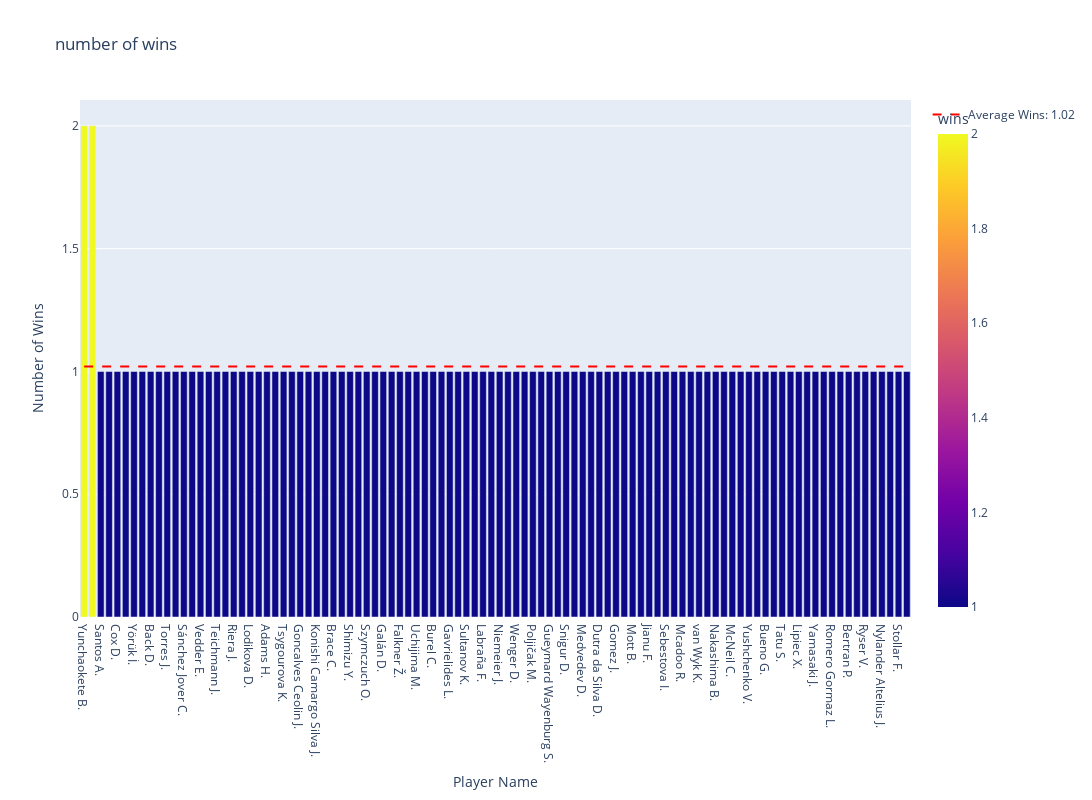

Source (notebook cell):
### Code cell
top_100_Player =win_counts.sort_values(by='wins', ascending=False).head(100)
top_100_Player_mean =top_100_Player['wins'].mean()

# Create a bar plot
fig = px.bar(
    top_100_Player,
    x='name',
    y='wins',
    color='wins',
    title='number of wins',
    labels={'name': 'Name', 'win_counts': 'Count of win'},
    height=800,
    width=1700
)
# Add a line representing the average breaks of serve per match
fig.add_trace(go.Scatter(
    x=top_100_Player['name'],
    y=[top_100_Player_mean] * len(top_100_Player),
    mode='lines',
    name=f'Average Wins: {top_100_Player_mean}',
    line=dict(color='red', dash='dash')
))

# Update layout for better visualization
fig.update_layout(
    xaxis_title='Player Name',
    yaxis_title='Number of Wins',
    barmode='group'
)



# Show the figure
fig.show()

### Figure 1 — Plotly figure (JSON) as saved in the notebook; plotly's stock layout.template omitted (floating-point values rounded to 4 significant figures)
{"data": [{"alignmentgroup": "True", "hovertemplate": "Name=%{x}<br>wins=%{marker.color}<extra></extra>", "legendgroup": "", "marker": {"color": [2, 2, 1, 1, 1, 1, 1, 1, 1, 1, 1, 1, 1, 1, 1, 1, 1, 1, 1, 1, 1, 1, 1, 1, 1, 1, 1, 1, 1, 1, 1, 1, 1, 1, 1, 1, 1, 1, 1, 1, 1, 1, 1, 1, 1, 1, 1, 1, 1, 1, 1, 1, 1, 1, 1, 1, 1, 1, 1, 1, 1, 1, 1, 1, 1, 1, 1, 1, 1, 1, 1, 1, 1, 1, 1, 1, 1, 1, 1, 1, 1, 1, 1, 1, 1, 1, 1, 1, 1, 1, 1, 1, 1, 1, 1, 1, 1, 1, 1, 1], "coloraxis": "coloraxis", "pattern": {"shape": ""}}, "name": "", "offsetgroup": "", "orientation": "v", "showlegend": false, "textposition": "auto", "type": "bar", "x": ["Yunchaokete B.", "Bu. Y", "Santos A.", "Eraydın B.", "Cox D.", "Babos T.", "Yörük İ.", "Ramos-Viñolas A.", "Back D.", "Paszek T.", "Torres J.", "Osorio C.", "Sánchez Jover C.", "Navone M.", "Vedder E.", "Herrmann S.", "Teichmann J.", "Urhobo A.", "Riera J.", "Tabilo A.", "Lodikova D.", "Brancaccio N.", "Adams H.", "Von Deichmann K.", "Tsygourova K.", "Cross K.", "Goncalves Ceolin J.", "Kumasaka T.", "Konishi Camargo Silva J.", "Damas M.", "Brace C.", "Cornet A.", "Shimizu Y.", "Daniel T.", "Szymczuch O.", "Malõgina E.", "Galán D.", "Sanchez Izquierdo N.", "Falkner Ž.", "Hontama M.", "Uchijima M.", "Ferrari G.", "Burel C.", "Adkar V.", "Gavrielides L.", "Delai M.", "Sultanov K.", "Pfeifer L.", "Labraña F.", "Bielinskyi V.", "Niemeier J.", "Krueger A.", "Wenger D.", "Herazo González M.", "Poljičak M.", "Rubio Fierros A.", "Gueymard Wayenburg S.", "Escobedo E.", "Snigur D.", "Strombachs R.", "Medvedev D.", "Alves M.", "Dutra da Silva D.", "Van Emburgh J.", "Gomez J.", "Hoyos Franco A.", "Mott B.", "Monroy Y.", "Jianu F.", "Shimizu E.", "Sebestova I.", "Matsuda K.", "Mcadoo R.", "Kartal S.", "van Wyk K.", "Boisson L.", "Nakashima B.", "Buldorini P.", "McNeil C.", "Borges N.", "Yushchenko V.", "Bagnis F.", "Bueno G.", "Lavagno E.", "Tatu S.", "Joint M.", "Lipiec X.", "La Vela G.", "Yamasaki J.", "Leal V.", "Romero Gormaz L.", "Vujovic L.", "Bertran P.", "Safiullin R.", "Ryser V.", "Jovic I.", "Nylander Altelius J.", "Rakotomanga Rajaonah T.", "Stollar F.", "Tucakovic S."], "xaxis": "x", "y": [2, 2, 1, 1, 1, 1, 1, 1, 1, 1, 1, 1, 1, 1, 1, 1, 1, 1, 1, 1, 1, 1, 1, 1, 1, 1, 1, 1, 1, 1, 1, 1, 1, 1, 1, 1, 1, 1, 1, 1, 1, 1, 1, 1, 1, 1, 1, 1, 1, 1, 1, 1, 1, 1, 1, 1, 1, 1, 1, 1, 1, 1, 1, 1, 1, 1, 1, 1, 1, 1, 1, 1, 1, 1, 1, 1, 1, 1, 1, 1, 1, 1, 1, 1, 1, 1, 1, 1, 1, 1, 1, 1, 1, 1, 1, 1, 1, 1, 1, 1], "yaxis": "y"}, {"line": {"color": "red", "dash": "dash"}, "mode": "lines", "name": "Average Wins: 1.02", "type": "scatter", "x": ["Yunchaokete B.", "Bu. Y", "Santos A.", "Eraydın B.", "Cox D.", "Babos T.", "Yörük İ.", "Ramos-Viñolas A.", "Back D.", "Paszek T.", "Torres J.", "Osorio C.", "Sánchez Jover C.", "Navone M.", "Vedder E.", "Herrmann S.", "Teichmann J.", "Urhobo A.", "Riera J.", "Tabilo A.", "Lodikova D.", "Brancaccio N.", "Adams H.", "Von Deichmann K.", "Tsygourova K.", "Cross K.", "Goncalves Ceolin J.", "Kumasaka T.", "Konishi Camargo Silva J.", "Damas M.", "Brace C.", "Cornet A.", "Shimizu Y.", "Daniel T.", "Szymczuch O.", "Malõgina E.", "Galán D.", "Sanchez Izquierdo N.", "Falkner Ž.", "Hontama M.", "Uchijima M.", "Ferrari G.", "Burel C.", "Adkar V.", "Gavrielides L.", "Delai M.", "Sultanov K.", "Pfeifer L.", "Labraña F.", "Bielinskyi V.", "Niemeier J.", "Krueger A.", "Wenger D.", "Herazo González M.", "Poljičak M.", "Rubio Fierros A.", "Gueymard Wayenburg S.", "Escobedo E.", "Snigur D.", "Strombachs R.", "Medvedev D.", "Alves M.", "Dutra da Silva D.", "Van Emburgh J.", "Gomez J.", "Hoyos Franco A.", "Mott B.", "Monroy Y.", "Jianu F.", "Shimizu E.", "Sebestova I.", "Matsuda K.", "Mcadoo R.", "Kartal S.", "van Wyk K.", "Boisson L.", "Nakashima B.", "Buldorini P.", "McNeil C.", "Borges N.", "Yushchenko V.", "Bagnis F.", "Bueno G.", "Lavagno E.", "Tatu S.", "Joint M.", "Lipiec X.", "La Vela G.", "Yamasaki J.", "Leal V.", "Romero Gormaz L.", "Vujovic L.", "Bertran P.", "Safiullin R.", "Ryser V.", "Jovic I.", "Nylander Altelius J.", "Rakotomanga Rajaonah T.", "Stollar F.", "Tucakovic S."], "y": [1.02, 1.02, 1.02, 1.02, 1.02, 1.02, 1.02, 1.02, 1.02, 1.02, 1.02, 1.02, 1.02, 1.02, 1.02, 1.02, 1.02, 1.02, 1.02, 1.02, 1.02, 1.02, 1.02, 1.02, 1.02, 1.02, 1.02, 1.02, 1.02, 1.02, 1.02, 1.02, 1.02, 1.02, 1.02, 1.02, 1.02, 1.02, 1.02, 1.02, 1.02, 1.02, 1.02, 1.02, 1.02, 1.02, 1.02, 1.02, 1.02, 1.02, 1.02, 1.02, 1.02, 1.02, 1.02, 1.02, 1.02, 1.02, 1.02, 1.02, 1.02, 1.02, 1.02, 1.02, 1.02, 1.02, 1.02, 1.02, 1.02, 1.02, 1.02, 1.02, 1.02, 1.02, 1.02, 1.02, 1.02, 1.02, 1.02, 1.02, 1.02, 1.02, 1.02, 1.02, 1.02, 1.02, 1.02, 1.02, 1.02, 1.02, 1.02, 1.02, 1.02, 1.02, 1.02, 1.02, 1.02, 1.02, 1.02, 1.02]}], "layout": {"barmode": "group", "coloraxis": {"colorbar": {"title": {"text": "wins"}}, "colorscale": [[0, "#0d0887"], [0.1111, "#46039f"], [0.2222, "#7201a8"], [0.3333, "#9c179e"], [0.4444, "#bd3786"], [0.5556, "#d8576b"], [0.6667, "#ed7953"], [0.7778, "#fb9f3a"], [0.8889, "#fdca26"], [1, "#f0f921"]]}, "height": 800, "legend": {"tracegroupgap": 0}, "title": {"text": "number of wins"}, "width": 1700, "xaxis": {"anchor": "y", "domain": [0, 1], "title": {"text": "Player Name"}}, "yaxis": {"anchor": "x", "domain": [0, 1], "title": {"text": "Number of Wins"}}}}
